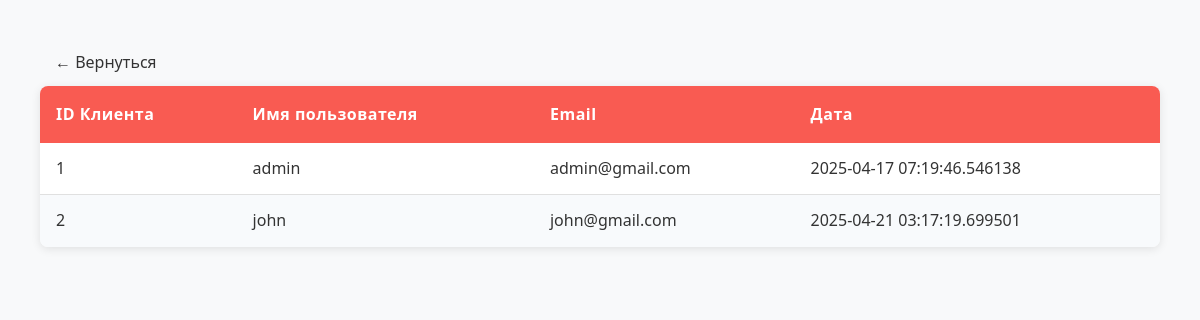
Page /customers (signed in) on the committed database.
### website/models.py (models this page shows, shortened)
class Customer(db.Model, UserMixin):
    id = db.Column(db.Integer, primary_key=True)
    email = db.Column(db.String(100), unique=True)
    username = db.Column(db.String(100))
    password_hash = db.Column(db.String(150))
    date_joined = db.Column(db.DateTime(), default=datetime.utcnow)
    cart_items = db.relationship('Cart', backref=db.backref('customer', lazy=True))
    orders = db.relationship('Order', backref=db.backref('customer', lazy=True))
    @property
    def password(self):
        raise AttributeError('Password is not a readable Attribute')

### website/admin.py (the view)
@admin.route('/customers')
@login_required
def display_customers():
    if current_user.id == 1:
        customers = Customer.query.all()
        return render_template('customers.html', customers=customers)
    return render_template('404.html')

### website/__init__.py (called while the page is built)
def create_app():
    app = Flask(__name__)
    app.config['SECRET_KEY'] = 'hbnwdvbn ajnbsjn ahe'
    app.config['SQLALCHEMY_DATABASE_URI'] = f'sqlite:///{DB_NAME}'
    db.init_app(app)
    @app.errorhandler(404)
    def page_not_found(error):
        return render_template('404.html')
    login_manager = LoginManager()
    login_manager.init_app(app)
    login_manager.login_view = 'auth.login'
    @login_manager.user_loader
    def load_user(id):
        return Customer.query.get(int(id))
    from .views import views
    from .auth import auth
    from .admin import admin
    from .models import Customer, Cart, Product, Order
    app.register_blueprint(views, url_prefix='/') # localhost:5000/about-us
    app.register_blueprint(auth, url_prefix='/') # localhost:5000/auth/change-password
    app.register_blueprint(admin, url_prefix='/')
    return app

### website/templates/customers.html (shortened to what this page needs)
<!DOCTYPE html>
<html lang="en">
<head>
</head>
<body>
    <a href="/admin-page" class="animated-back-btn">
        ← Вернуться
      </a>
    <div class="table-container">
        <table>
            <thead>
                <tr>
                    <th>ID Клиента</th>
                    <th>Имя пользователя</th>
                    <th>Email</th>
                    <th>Дата</th>
                </tr>
            </thead>
            <tbody>
                {% for customer in customers %}
                <tr>
                    <td>{{ customer.id }}</td>
                    <td>{{ customer.username }}</td>
                    <td>{{ customer.email }}</td>
                    <td>{{ customer.date_joined }}</td>
                </tr>
                {% endfor %}
            </tbody>
        </table>
    </div>
</body>
</html>

### website/templates/customers.html (style rules this page uses)
:root { --primary-color: rgba(249, 91, 82, 1); --secondary-color: rgba(249, 91, 82, 1); --text-color: #333; --light-bg: #f8f9fa; --border-color: #e0e0e0; --hover-bg: #f1f5f9; }
body { font-family: 'Segoe UI', Tahoma, Geneva, Verdana, sans-serif; line-height: 1.6; color: var(--text-color); background-color: var(--light-bg); padding: 2rem; }
.table-container { max-width: 1200px; margin: 0 auto; background: white; border-radius: 8px; box-shadow: 0 2px 10px rgba(0, 0, 0, 0.1); overflow: hidden; }
table { width: 100%; border-collapse: collapse; }
thead { background: linear-gradient(135deg, var(--primary-color), var(--secondary-color)); color: white; }
th { padding: 1rem; text-align: left; font-weight: 600; letter-spacing: 0.5px; }
tbody tr { border-bottom: 1px solid var(--border-color); transition: background-color 0.2s ease; }
tbody tr:last-child { border-bottom: none; }
td { padding: 0.8rem 1rem; }
tbody tr:nth-child(even) { background-color: #f8fafc; }
.animated-back-btn { display: inline-block; padding: 10px 15px; color: #333; text-decoration: none; position: relative; transition: all 0.3s; }
.animated-back-btn:after { content: ''; position: absolute; bottom: 0; left: 0; width: 0; height: 2px; background-color: #5c0e0c; transition: width 0.3s; }

### rows in the picture
Customer: id "1", username "admin", email "admin@gmail.com", date_joined "2025-04-17 07:19:46.546138"
Customer: id "2", username "john", email "john@gmail.com", date_joined "2025-04-21 03:17:19.699501"
